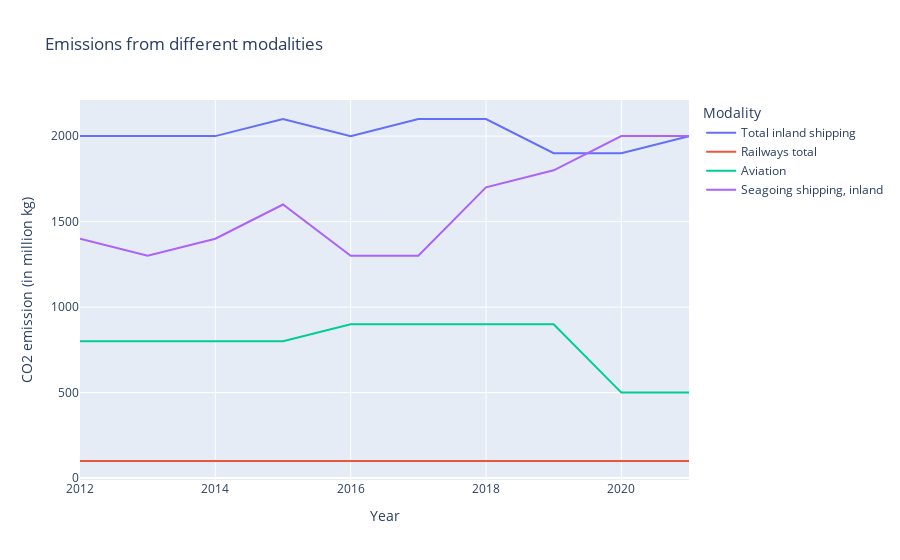

The notebook cell saved with this chart:
### Markdown cell above
In the figure shown above can be seen that "road traffic, total" differs a lot from the other modalities. Because of this, the differences within the other modalities are hard to see. That's why we plotted another graph without the "road traffic, total" data shown below.

### Code cell
fig = px.line(df, x='Year', y=['Total inland shipping','Railways total','Aviation','Seagoing shipping, inland'], title='Emissions from different modalities',
                labels={'value': 'CO2 emission (in million kg)', 'variable': 'Modality'})
fig.show()

### Figure 1 — Plotly figure (JSON) as saved in the notebook; plotly's stock layout.template omitted (floating-point values rounded to 4 significant figures)
{"data": [{"hovertemplate": "Modality=Total inland shipping<br>Year=%{x}<br>CO2 emission (in million kg)=%{y}<extra></extra>", "legendgroup": "Total inland shipping", "line": {"color": "#636efa", "dash": "solid"}, "marker": {"symbol": "circle"}, "mode": "lines", "name": "Total inland shipping", "orientation": "v", "showlegend": true, "type": "scatter", "x": [2012, 2013, 2014, 2015, 2016, 2017, 2018, 2019, 2020, 2021], "xaxis": "x", "y": [2000, 2000, 2000, 2100, 2000, 2100, 2100, 1900, 1900, 2000], "yaxis": "y"}, {"hovertemplate": "Modality=Railways total<br>Year=%{x}<br>CO2 emission (in million kg)=%{y}<extra></extra>", "legendgroup": "Railways total", "line": {"color": "#EF553B", "dash": "solid"}, "marker": {"symbol": "circle"}, "mode": "lines", "name": "Railways total", "orientation": "v", "showlegend": true, "type": "scatter", "x": [2012, 2013, 2014, 2015, 2016, 2017, 2018, 2019, 2020, 2021], "xaxis": "x", "y": [100, 100, 100, 100, 100, 100, 100, 100, 100, 100], "yaxis": "y"}, {"hovertemplate": "Modality=Aviation<br>Year=%{x}<br>CO2 emission (in million kg)=%{y}<extra></extra>", "legendgroup": "Aviation", "line": {"color": "#00cc96", "dash": "solid"}, "marker": {"symbol": "circle"}, "mode": "lines", "name": "Aviation", "orientation": "v", "showlegend": true, "type": "scatter", "x": [2012, 2013, 2014, 2015, 2016, 2017, 2018, 2019, 2020, 2021], "xaxis": "x", "y": [800, 800, 800, 800, 900, 900, 900, 900, 500, 500], "yaxis": "y"}, {"hovertemplate": "Modality=Seagoing shipping, inland<br>Year=%{x}<br>CO2 emission (in million kg)=%{y}<extra></extra>", "legendgroup": "Seagoing shipping, inland", "line": {"color": "#ab63fa", "dash": "solid"}, "marker": {"symbol": "circle"}, "mode": "lines", "name": "Seagoing shipping, inland", "orientation": "v", "showlegend": true, "type": "scatter", "x": [2012, 2013, 2014, 2015, 2016, 2017, 2018, 2019, 2020, 2021], "xaxis": "x", "y": [1400, 1300, 1400, 1600, 1300, 1300, 1700, 1800, 2000, 2000], "yaxis": "y"}], "layout": {"legend": {"title": {"text": "Modality"}, "tracegroupgap": 0}, "title": {"text": "Emissions from different modalities"}, "xaxis": {"anchor": "y", "domain": [0, 1], "title": {"text": "Year"}}, "yaxis": {"anchor": "x", "domain": [0, 1], "title": {"text": "CO2 emission (in million kg)"}}}}
